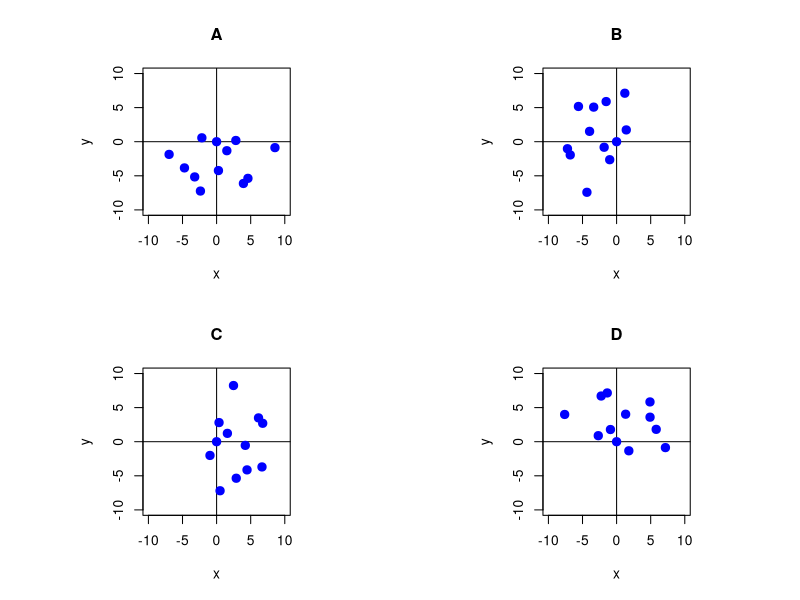

Source code (R):
## ---- chunk 1
matpr = function(A){
  pra = "\\begin{bmatrix}\n"
  for(i in 1:dim(A)[1]){
    pra = paste0(pra,paste0(A[i,],collapse=" & "))
    if(i<dim(A)[1]){pra = paste0(pra,"\\\\\n")} else {pra = paste0(pra,"\n")}
  }
  pra = paste0(pra,"\\end{bmatrix}")
  return(pra)
}
matcc = function(A){
  s = "[["
  for(i in 1:(dim(A)[1])){
    s2 = paste0(A[i,],collapse=",")
    s = paste0(s,s2,collapse="")
    if(i<dim(A)[1]){
      s = paste0(s,"],[",collapse="")
    }
  }
  s = paste0(s,"]]",collapse="")
  return(s)
}

while(T){
  n = sample(8:12,1)
  points = matrix(sample(-7:7,n*2,T),2)
  ps = character()
  for(i in 1:n){
    ps = c(ps,paste0(points[1:2,i]))
  }
  theta = round(runif(4,0.1,2*pi-0.1),2)
  R = matrix(c(cos(theta),-sin(theta),sin(theta),cos(theta)),nrow=2,byrow = T)
  if(min(diff(sort(theta)))>0.4 && length(unique(ps))==n){break}
}
whth = sample(1:4,1)
th = theta[whth]
P = points

sol = paste0(1*(1:4==whth),collapse="")

## ---- chunk 2
par(mfrow=c(2,2),pty="s")
for(i in 1:4){
  tht = theta[i]
  R = matrix(c(cos(tht),-sin(tht),sin(tht),cos(tht)),2,byrow = T)
  tm = R%*%P
  plot(0,0,type="n",axes=T,ann=T,main=c("A","B","C","D")[i],
       xlim=c(-10,10),ylim=c(-10,10),xlab="x",ylab="y")
  abline(h=0)
  abline(v=0)
  points(tm[1,],tm[2,],pch=20,cex=2,col="blue")
}
